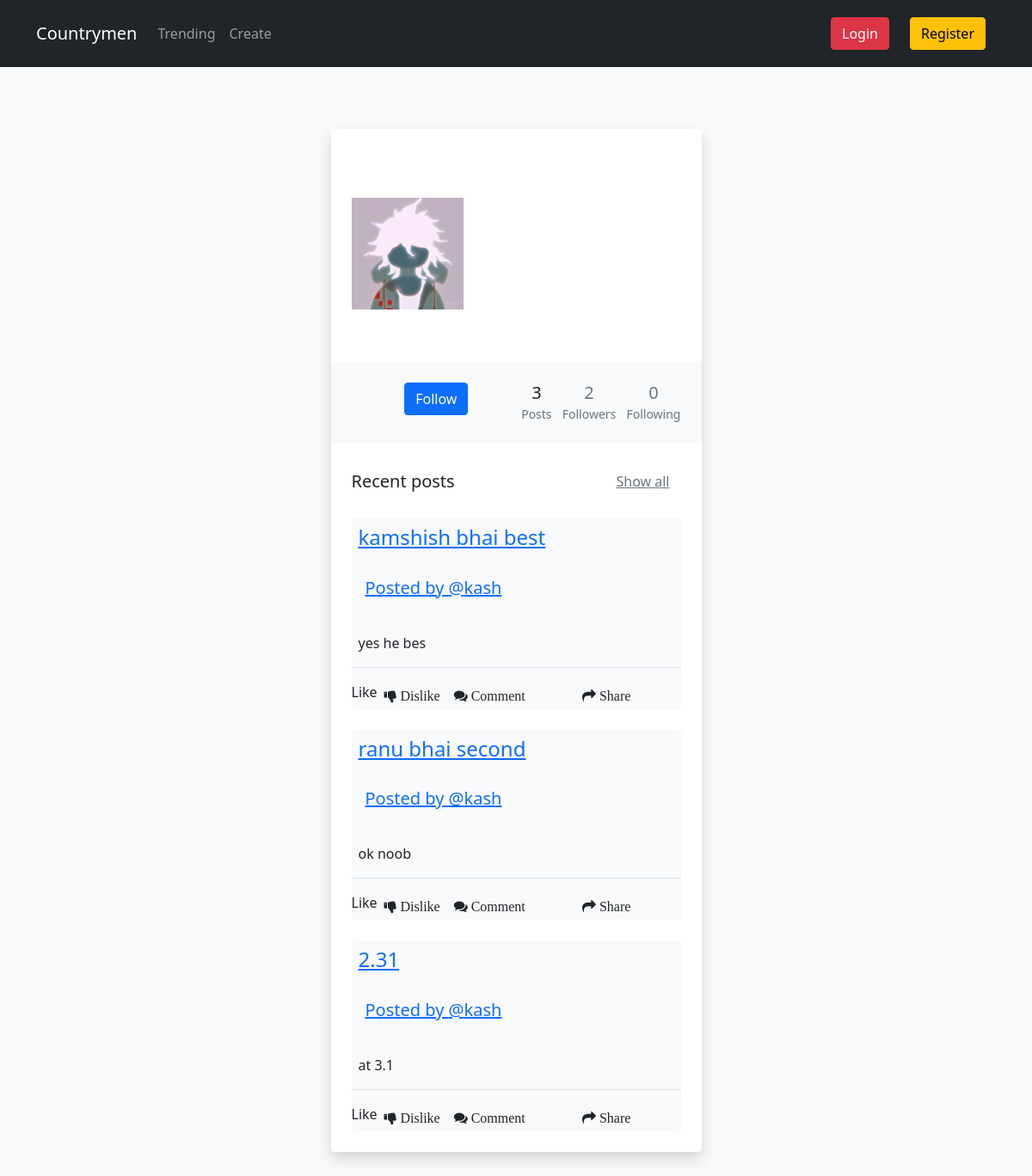
The app's page /users/kash, older data.
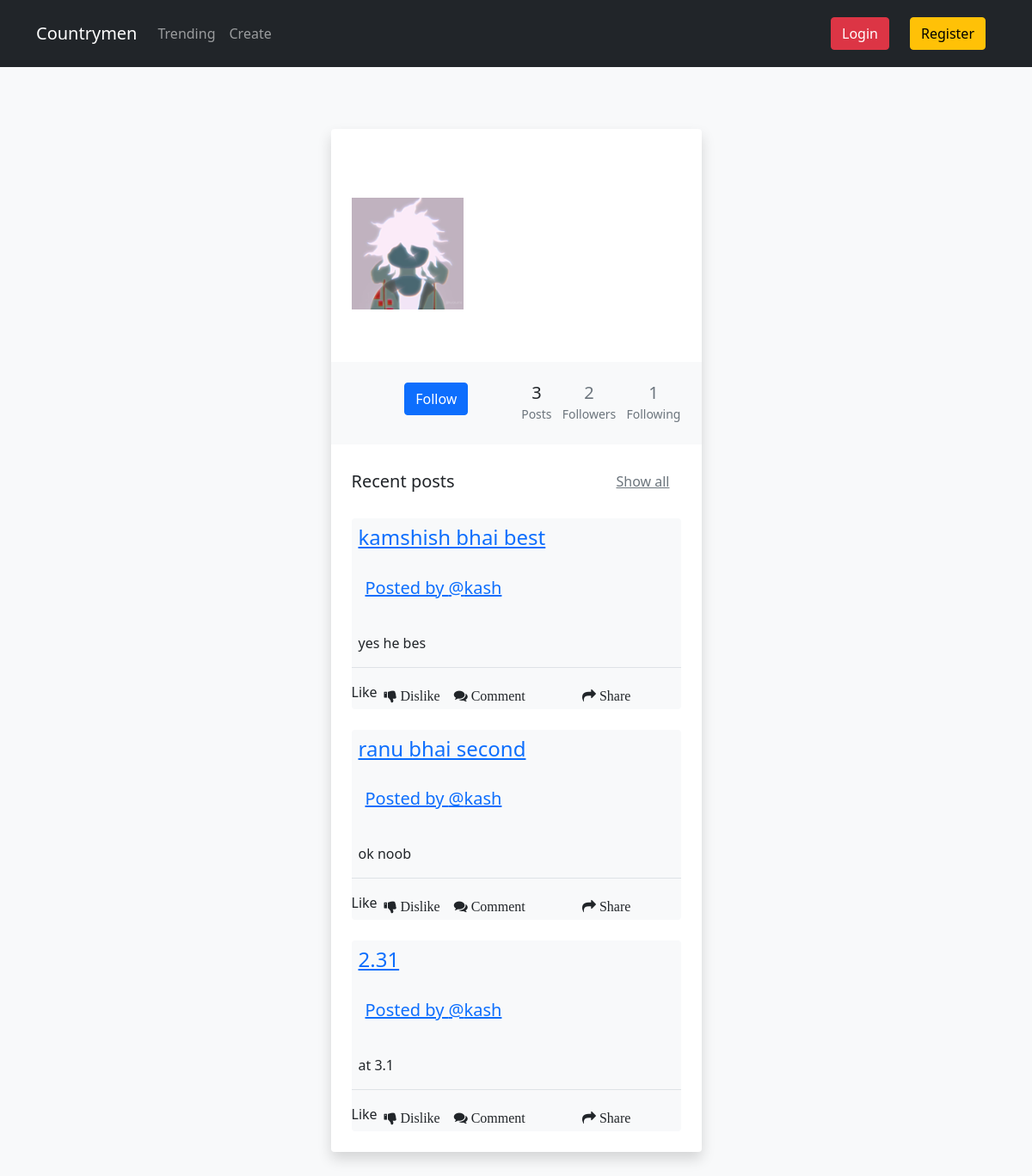
The same page, newer data.
### agenda/models.py (models this page shows)
class Users(AbstractUser):
    username = models.CharField(max_length=20,primary_key=True)
    name  = models.CharField(max_length=30)
    image = models.CharField(max_length=20,default="default.jpg")
    email = models.EmailField(null=True)
    def __str__(self):
        return self.username

### agenda/views.py (the view)
# urls.py: path('users/<str:username>', user_profile,name='profile_view'),
def user_profile(request,username):
    user = Users.objects.get(username = username)
    posts = Agenda.objects.filter(author=user)
    context = {'user':user,
                'posts':posts}
    if request.user.is_authenticated:
        context['is_following'] = UserFollowing.objects.filter(following_user=request.user).filter(user=user).exists()
        context['followers_count'] = UserFollowing.objects.filter(user=user).count()
        context['following_count'] = UserFollowing.objects.filter(following_user=user).count()
    return render(request,'profile.html',context)

### templates/profile.html (shortened to what this page needs)
{% extends "layout.html" %} {% block content %}
<div class="row py-5 px-4">
    <div class="col-md-5 mx-auto">
        <div class="bg-white shadow rounded overflow-hidden">
            <div class="px-4 pt-0 pb-4 profile_cover">
                <div class="media align-items-end profile-head">
                    <div class="profile mr-3">
                        <img src="/media/{{user.image}}" alt="..." width="130" height="130" lass="rounded mb-2 img-thumbnail">
                    </div>
                    <div class="media-body mb-5 text-white">
                        <h4 class="mt-0 mb-0">{{user.name}}</h4>
                        <p class="small mb-4"> {{user.username}}</p>
                    </div>
                </div>
            </div>
            <div class="bg-light p-4 d-flex justify-content-end text-center">
                <span class="mx-auto">
                    {% if request.user.username != user.username%}
                    {% if is_following %}
                    <a href="{% url 'unfollow' user.username %}">
                        <button type="button" class="btn btn-danger btn-lg">UnFollow</button>
                    </a>
                    {% else %}
                    <a href="{% url 'follow' user.username %}">
                        <button type="button" class="btn btn-primary ">Follow</button>
                    </a>
                    {% endif %}
                    {% endif %}
                </span>
                <ul class="list-inline mb-0">
                    <li class="list-inline-item">
                        <h5 class="font-weight-bold mb-0 d-block">{{posts|length}}</h5><small class="text-muted">
                            </i>Posts</small>
                    </li>
                    <li class="list-inline-item">
                        <a href="{% url 'followers' user.username %}" class="text-decoration-none">
                            <h5 class="font-weight-bold mb-0 d-block text-muted">{{user.following.count}}</h5><small class="text-muted">
                            </i>Followers</small>
                        </a>
                    </li>
                    <li class="list-inline-item">
                        <a href="{% url 'following' user.username %}" class="text-decoration-none">
                            <h5 class="font-weight-bold mb-0 d-block text-muted">{{user.follower.count}}</h5><small class="text-muted"> </i>Following</small>
                        </a>
                    </li>
                </ul>
            </div>
            <div class="py-4 px-4">
                <div class="d-flex align-items-center justify-content-between mb-3">
                    <h5 class="mb-0">Recent posts</h5>
                    <a href="#" class="btn btn-link text-muted">Show all</a>
                </div>
                <div>
                    {% for post in posts %}
                    <a href="{% url 'agenda_view' post.slug %}">
                        <div class="post  mt-4 bg-light rounded border-0 ">
                            <h4 class="p-2">{{post.title}}</h4>
                            <h5 class="p-3">Posted by
                                <a href="{% url 'profile_view' post.author.username %}">
                                    @{{post.author}}{{post.Aye}}
                                </a>
                            </h5>
                            <p class="border-bottom p-2">{{post.text}}
                            </p>
                            <span class="d-flex">
                                Like
                                <i class="fa fa-thumbs-down p-2"> Dislike </i>
                                <i class="fa fa-comments p-2"> Comment </i>
                                <i class="fa fa-share p-2 m-auto"> Share </i>
                            </span>
                        </div>
                    </a>
                    {% endfor %}
                </div>
            </div>
        </div>
    </div>
</div>
{% endblock %}

Row changes from the older to the newer data that the page shows:
changed Users: follower.count "0" → "1"
